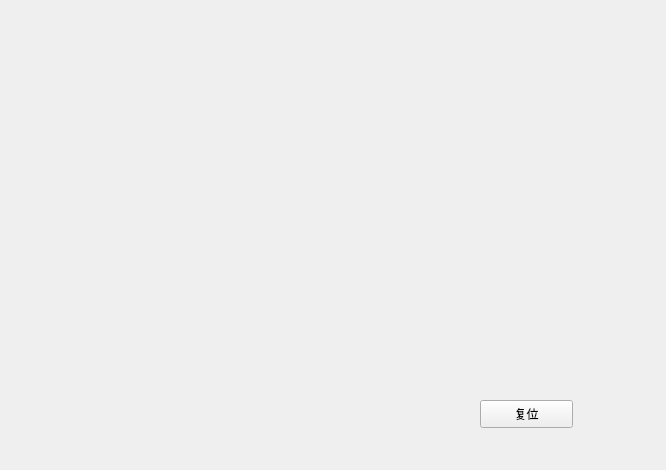
<?xml version="1.0" encoding="UTF-8"?>
<ui version="4.0">
 <class>Widget</class>
 <widget class="QWidget" name="Widget">
  <property name="geometry">
   <rect>
    <x>0</x>
    <y>0</y>
    <width>666</width>
    <height>470</height>
   </rect>
  </property>
  <property name="windowTitle">
   <string>Widget</string>
  </property>
  <widget class="QPushButton" name="pushButton">
   <property name="geometry">
    <rect>
     <x>480</x>
     <y>400</y>
     <width>93</width>
     <height>28</height>
    </rect>
   </property>
   <property name="text">
    <string>复位</string>
   </property>
  </widget>
 </widget>
 <layoutdefault spacing="6" margin="11"/>
 <resources/>
 <connections/>
</ui>
